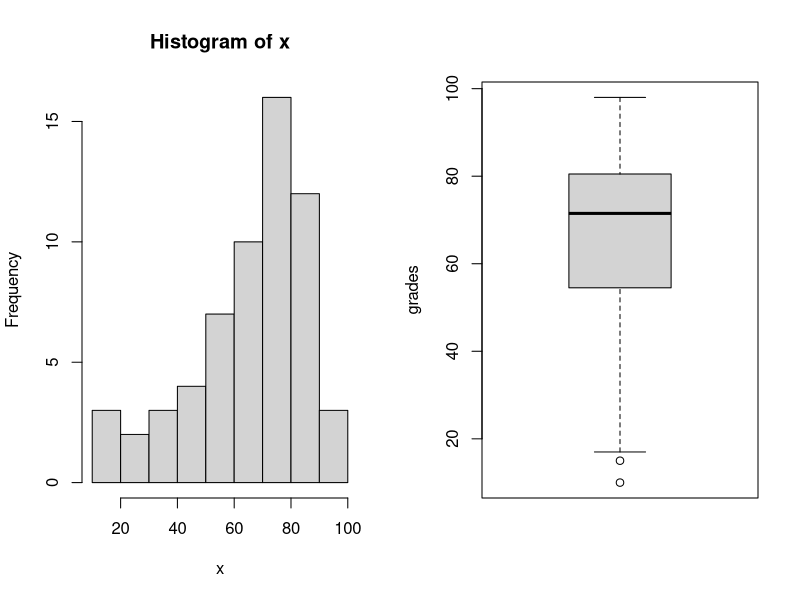
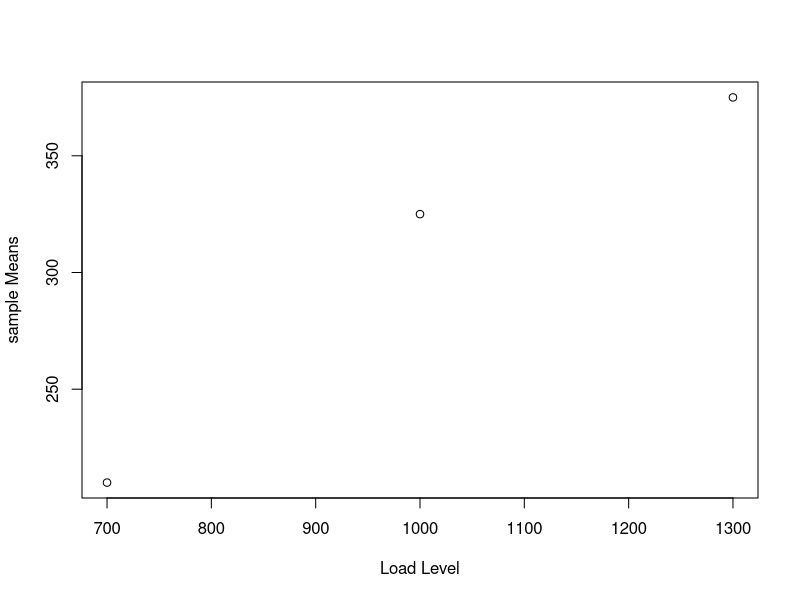
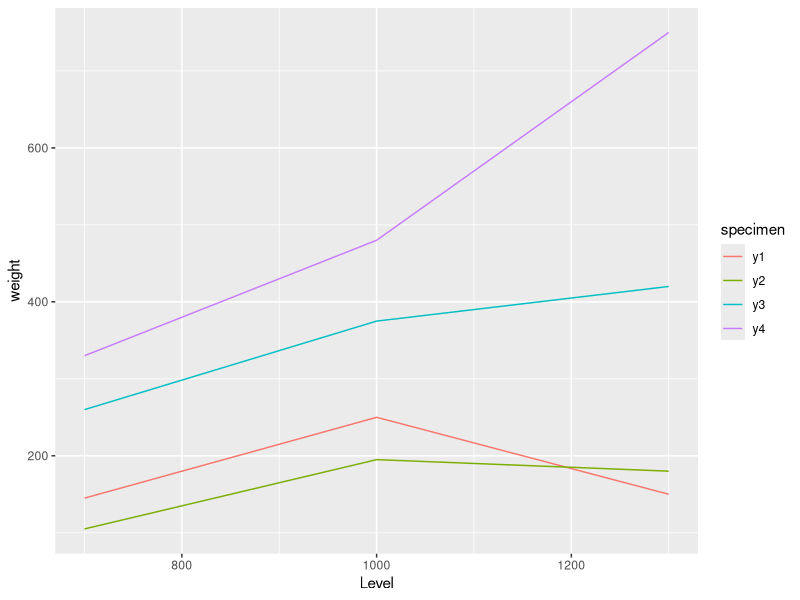
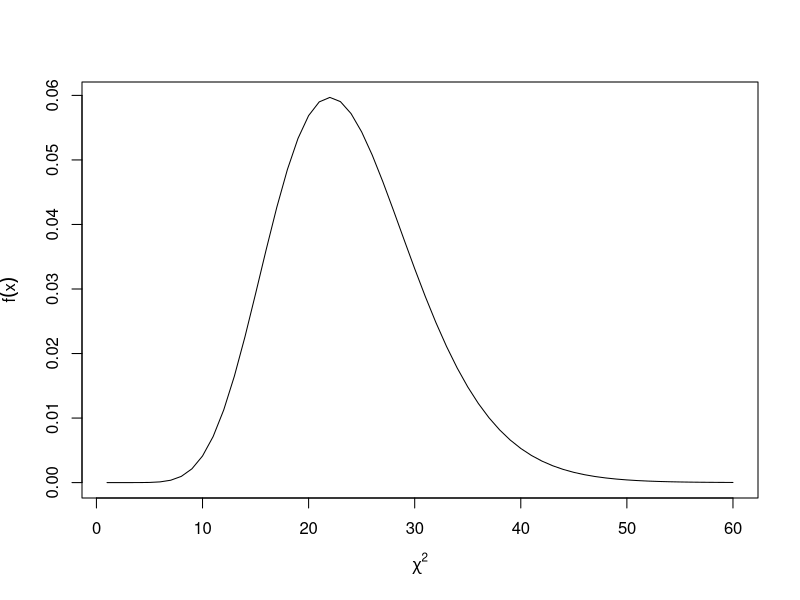

Reproduce these figures in R, in order.
## ---- chunk 1
knitr::opts_chunk$set(echo = TRUE)
## ---- chunk 2
x<-c(110,111,116,117,118,122,123,125,126,175)
mean(x)
median(x)
## ---- chunk 3
x<-c(572,572,573,568,569,575,565,570)
mean(x)
median(x)
var(x)
sd(x)
range(x)
## ---- chunk 4
x<-c(23,	60,	79,	32,	57,	74,	52,	70,	82,	36,	80,	77,	81,	95,	41,	65,	92,	85,	55,	76,	52,	10,	64,	75,	78,	25,	80,	98,	81,	67,	41,	71,	83,	54,	64,	72,	88,	62,	74,	43,	60,	78,	89,	76,	84,	48,	84,	90,	15,	79,	34,	67,	17,	82,	69,	74,	63,	80,	85,	61)
stem(x)
## ---- chunk 5
par(mfrow=c(1,2))
hist(x)
boxplot(x, ylab="grades")
par(mfrow=c(1,1))
stats<-data.frame("mean"=mean(x), "median"=median(x),"standard deviation"=sd(x))
stats
## ---- chunk 6
x<-c(700,1000,1300)
y<-c(210,325,375)
plot(x,y, xlab="Load Level", ylab="sample Means")
y1<-c(145,250,150)
y2<-c(105,195,180)
y3<-c(260,375,420)
y4<-c(330,480,750)
df<-data.frame("Level"=x,"y1"=y1,"y2"=y2,"y3"=y3,"y4"=y4)
library(ggplot2)
library(tidyr)
library(dplyr)
newDF<-gather(data=df,'y1','y2','y3','y4', key='specimen', value='weight')
ggplot(data=newDF,aes(x=Level,y=weight,color=specimen))+geom_line()
## ---- chunk 7
pnorm(-.4,0,1)-pnorm(-1.9,0,1)#easy
pnorm(49.5,50,5/4)-pnorm(47.625,50,5/4)#hard
## ---- chunk 8
pnorm(175.8,174.5,6.9/5)-pnorm(172.5,174.5,6.9/5)#b
pnorm(172,174.5,6.9/5)#c
## ---- chunk 9
qnorm(.85,0,1)*(1/3)+7
## ---- chunk 10
mu<-c(72,28)
sigma<-c(10,5)
n<-c(64,100)
df<-data.frame(mu,sigma,n)
dnames<-c('terrier','poodle')
row.names(df)<-dnames
df
(72-28-44.2)/sqrt(100/68+25/100)
## ---- chunk 11
plot(1:60,dchisq(1:60,24), type="l",xlab=expression(chi^2), ylab=expression(f(x)))
#a
1-pchisq(36.4,24)     

#b.
pchisq(42.98,24)-pchisq(13.85,24)
## ---- chunk 12
19*20/8
 1-pchisq(47.5,19)
## ---- chunk 13
x<-c(.6,.7,.7,.3,.4,.5,.4,.2)
mean(x)
sd(x)
(.475-.5)/.18/sqrt(8)
pt(-.05,df=7)
## ---- chunk 14
m1<-c(8260,8130,8350,8070,8340)
m2<-c(7950,7890,7900,8140,7920,7840)
var(m1)
var(m2)
